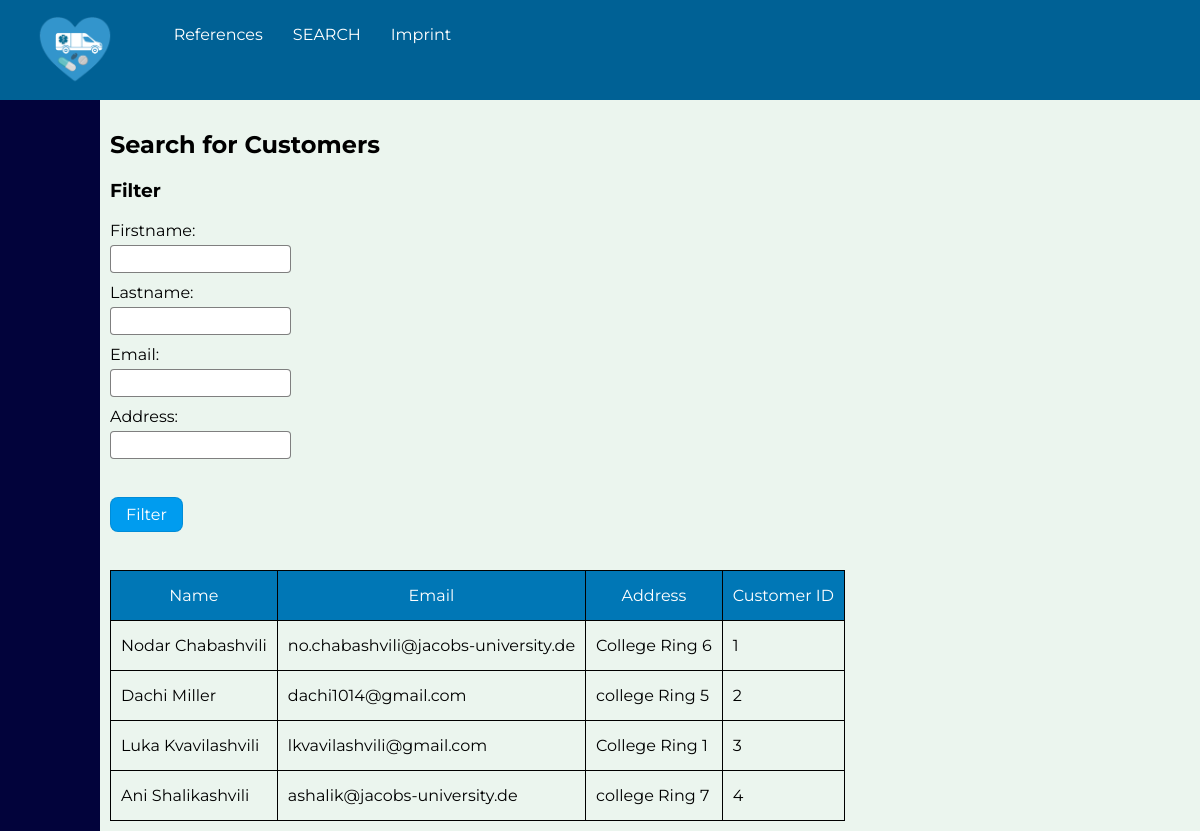
The page /search/customers.php on the database its author committed.
### tables this page shows
CREATE TABLE Customer(
    uid INT NOT NULL,
    cid INT NOT NULL AUTO_INCREMENT,

    address VARCHAR(255) NOT NULL,

    PRIMARY KEY(cid),
    FOREIGN KEY(uid) REFERENCES Users(uid)
);

CREATE TABLE Users(
    uid INT NOT NULL AUTO_INCREMENT,
    firstname VARCHAR(255) NOT NULL,
    lastname VARCHAR(255) NOT NULL,
    email VARCHAR(255) NOT NULL UNIQUE,

    PRIMARY KEY(uid)
);

### search/customers.php (the view, shortened to what this page needs)
<?php
include_once(__DIR__ . '/../app/start.php');
    $conn = require(__DIR__ . '/../app/connect-readonly.php');
$where = "U.uid = C.uid";
$sql = "
    SELECT C.cid, U.firstname, U.lastname, U.email, C.address
    FROM Users U, Customer C
    WHERE $where
    ORDER BY U.uid
";
$result = $conn->query($sql);
?>
    <h2>Search for Customers</h2>
    <h3>
        Filter
    </h3>
    <form method='GET' action="<?php echo htmlspecialchars($_SERVER["PHP_SELF"]);?>">
        <label for="firstname">Firstname:</label>
        <input type="text" name="firstname" id="firstname" />
        <br/>
        <label for="lastname">Lastname:</label>
        <input type="text" name="lastname" id="lastname" />
        <br/>
        <label for="email">Email:</label>
        <input type="email" name="email" id="email" />
        <br/>
        <label for="address">Address:</label>
        <input type="address" name="address" id="address" />
        <br/>
        <br/>
        <br/>
        <button type="submit">
            Filter
        </button>
    </form>
    <br />
    <br />
    <?php
        if ($result->num_rows > 0) {
    ?>
    <table>
        <thead>
            <tr style='text-align: center;'>
                <th>Name</th>
                <th>Email</th>
                <th>Address</th>
                <th>Customer ID</th>
            </tr>
        </thead>
        <tbody>
        <?php
            while ($row = $result->fetch_assoc()) {
        ?>
            <tr>
                <td><?=$row['firstname']?> <?=$row['lastname']?></td>
                <td><?=$row['email']?></td>
                <td><?=$row['address']?></td>
                <td><?=$row['cid']?></td>
            </tr>
        <?php } ?>
        </tbody>
    </table>
<?php
    } else {
?>
    <h2>No Entries</h2>
<?php
    }
    include_once(__DIR__ . '/../app/end.php');
?>

### index.css (style rules this page uses)
html, body { height: 100%; width: 100%; margin: 0; padding: 0; }
* { font-family: Montserrat; -webkit-box-sizing: border-box; -moz-box-sizing: border-box; box-sizing: border-box; }
body { display: flex; flex-direction: column; }
form label { display: block; margin-top: 10px; margin-bottom: 5px; }
form input, form select { padding: 5px; outline: none; transition: 200ms; border-radius: 4px; border: 1px solid rgba(0, 0, 0, 0.5); }
form button { padding: 7px 15px; font-size: 16px; border-radius: 8px; color: white; background: #009cef; border: 1px solid rgba(0, 0, 0, 0.1); transition: 200ms; outline: none; cursor: pointer; }
table { border-collapse: collapse; font-size: 16px; }
thead th { background: #0077B6; color: white; font-weight: normal; }
th, td { padding: 15px 10px; border: 1px solid black; }

### rows shown on the page
customer: uid.firstname "Nodar", uid.lastname "Chabashvili", uid.email "no.chabashvili@jacobs-university.de", address "College Ring 6", cid "1"
customer: uid.firstname "Dachi", uid.lastname "Miller", uid.email "dachi1014@gmail.com", address "college Ring 5", cid "2"
customer: uid.firstname "Luka", uid.lastname "Kvavilashvili", uid.email "lkvavilashvili@gmail.com", address "College Ring 1", cid "3"
customer: uid.firstname "Ani", uid.lastname "Shalikashvili", uid.email "ashalik@jacobs-university.de", address "college Ring 7", cid "4"
